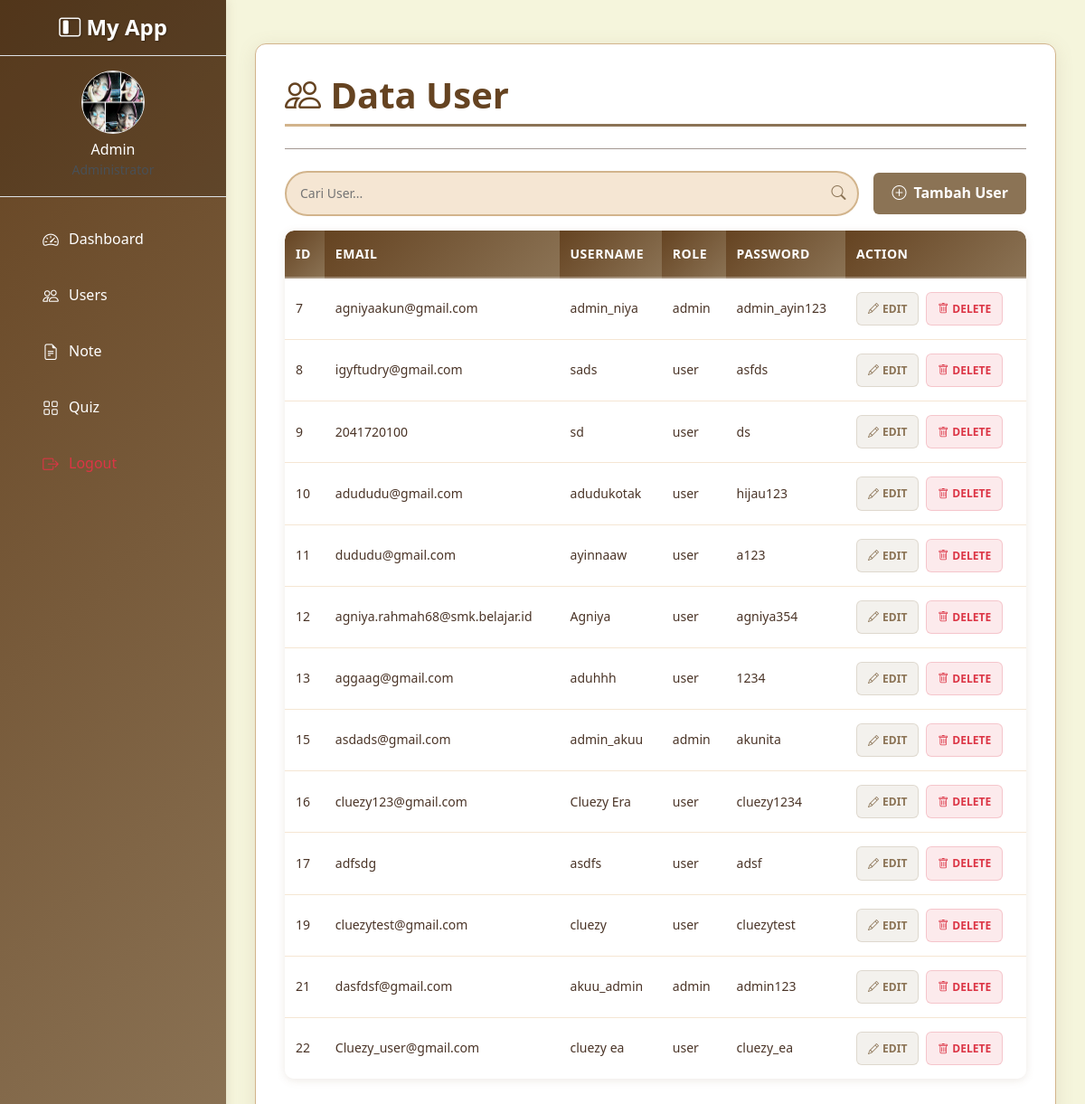
Page /QuickStart/forms/user_dash.php on the committed database.
### tables this page shows
CREATE TABLE `user` (
  `id_user` int NOT NULL,
  `username` varchar(50) NOT NULL,
  `pass` varchar(25) NOT NULL,
  `email` varchar(50) DEFAULT NULL,
  `role` enum('user','admin') DEFAULT 'user'
);

### QuickStart/forms/user_dash.php (the view, shortened to what this page needs)
<?php
include "sidebar.php";
?>
<!DOCTYPE html>
<html lang="en">
<head>
    <link href="https://cdn.jsdelivr.net/npm/bootstrap@5.3.0/dist/css/bootstrap.min.css" rel="stylesheet">
    <link rel="stylesheet" href="https://cdn.jsdelivr.net/npm/bootstrap-icons@1.10.0/font/bootstrap-icons.css">
    <link rel="stylesheet" href="../assets/css/notedash.css">
</head>
<body>
    <main class="content">
        <div class="container">
            <h1><i class="bi bi-people"></i> Data User</h1>
            <hr>
            <div class="table-controls">
                <div class="search-box">
                    <input type="text" id="cari" placeholder="Cari User...">
                    <i class="bi bi-search"></i>
                </div>
                <a href="tambah_userdash.php" class="tambah">
                    <i class="bi bi-plus-circle"></i> Tambah User
                </a>
            </div>
            <div id="tabel-container">
                <div class="table-container">
                    <table id="tabel-user" class="table-stack">
                        <thead>
                            <tr>
                                <th>ID</th>
                                <th>Email</th>
                                <th>Username</th>
                                <th>Role</th>
                                <th>Password</th>
                                <th>ACTION</th>
                            </tr>
                        </thead>
                        <tbody>
                            <?php
                            include "koneksi.php";
                            $query = "SELECT * FROM user";
                            $data  = mysqli_query($koneksi, $query);
                            if (mysqli_num_rows($data) > 0) {
                                while ($dt = mysqli_fetch_assoc($data)) {
                                    echo '<tr>';
                                    echo '<td data-label="ID">' . $dt['id_user'] . '</td>';
                                    echo '<td data-label="Email">' . $dt['email'] . '</td>';
                                    echo '<td data-label="Username">' . $dt['username'] . '</td>';
                                    echo '<td data-label="Role">' . $dt['role'] . '</td>';
                                    echo '<td data-label="Password">' . $dt['pass'] . '</td>';
                                    echo '<td data-label="ACTION">
                                            <div class="action-buttons">
                                                <a href="edit_userdas.php?id_user=' . $dt['id_user'] . '" class="btn-table btn-edit">
                                                    <i class="bi bi-pencil"></i> EDIT
                                                </a>
                                                <a href="delete_userdas.php?id_user=' . $dt['id_user'] . '"
                                                   class="btn-table btn-delete"
                                                   onclick="return confirm(\'Apa anda yakin menghapus user ' . $dt['username'] . '?\')">
                                                    <i class="bi bi-trash"></i> DELETE
                                                </a>
                                            </div>
                                          </td>';
                                    echo '</tr>';
                                }
                            } else {
                                echo '<tr><td colspan="6" class="no-data">Tidak ada data user</td></tr>';
                            }
                            ?>
                        </tbody>
                    </table>
                </div>
            </div>
        </div>
    </main>
</body>
</html>

### QuickStart/assets/css/notedash.css (style rules this page uses)
:root { --primary-brown: #8B7355; --light-brown: #D2B48C; --dark-brown: #654321; --cream: #F5F5DC; --beige: #F5E6D3; --text-dark: #4A3427; --text-light: #8B7355; --white: #FFFFFF; --shadow: rgba(139, 115, 85, 0.15); }
* { margin: 0; padding: 0; box-sizing: border-box; }
body { background-color: var(--cream); font-family: 'Segoe UI', Tahoma, Geneva, Verdana, sans-serif; color: var(--text-dark); line-height: 1.6; }
.content { margin-left: 250px; transition: all 0.3s ease; min-height: 100vh; padding: 2rem; }
.container { background: var(--white); border-radius: 12px; box-shadow: 0 4px 20px var(--shadow); padding: 2rem; margin-top: 1rem; border: 1px solid var(--light-brown); }
h1 { color: var(--dark-brown); font-weight: 700; margin-bottom: 1.5rem; border-bottom: 3px solid var(--primary-brown); padding-bottom: 0.5rem; position: relative; }
h1:after { content: ''; position: absolute; bottom: -3px; left: 0; width: 50px; height: 3px; background: var(--light-brown); }
hr { background-color: var(--light-brown); opacity: 0.5; margin: 1.5rem 0; height: 1px; }
.table-controls { display: flex; gap: 1rem; margin-bottom: 1rem; flex-wrap: wrap; align-items: center; }
.search-box { flex: 1; min-width: 250px; position: relative; }
.search-box input { width: 100%; padding: 12px 45px 12px 15px; border: 2px solid var(--light-brown); border-radius: 25px; font-size: 14px; transition: all 0.3s ease; background-color: var(--beige); color: var(--text-dark); }
.search-box i { position: absolute; right: 15px; top: 50%; transform: translateY(-50%); color: var(--text-light); }
.tambah { display: inline-flex; align-items: center; gap: 8px; padding: 10px 20px; background: var(--primary-brown); color: white; text-decoration: none; border-radius: 6px; font-weight: 600; transition: all 0.3s ease; border: none; }
.table-container { width: 100%; overflow-x: auto; margin: 1rem 0; border-radius: 10px; box-shadow: 0 2px 10px var(--shadow); }
table { width: 100%; border-collapse: collapse; background: white; border-radius: 10px; overflow: hidden; min-width: 600px; }
th { background: linear-gradient(135deg, var(--dark-brown), var(--primary-brown)); color: white; padding: 15px 12px; text-align: left; font-weight: 600; font-size: 14px; text-transform: uppercase; letter-spacing: 0.5px; position: relative; white-space: nowrap; }
th:after { content: ''; position: absolute; bottom: 0; left: 0; width: 100%; height: 2px; background: rgba(255, 255, 255, 0.3); }
td { padding: 15px 12px; border-bottom: 1px solid var(--beige); color: var(--text-dark); font-size: 14px; vertical-align: middle; white-space: nowrap; }
tr { transition: all 0.3s ease; }
tr:last-child td { border-bottom: none; }
.table-stack td[data-label="ACTION"]:before { background: var(--primary-brown); color: white; font-weight: 700; }
.action-buttons { display: flex; gap: 8px; flex-wrap: wrap; }
.btn-table { padding: 8px 12px; border-radius: 6px; font-size: 12px; font-weight: 600; text-decoration: none; transition: all 0.3s ease; border: none; cursor: pointer; display: inline-flex; align-items: center; gap: 4px; white-space: nowrap; }
.btn-edit { background-color: rgba(139, 115, 85, 0.1); color: var(--primary-brown); border: 1px solid rgba(139, 115, 85, 0.2); }
.btn-delete { background-color: rgba(220, 53, 69, 0.1); color: #dc3545; border: 1px solid rgba(220, 53, 69, 0.2); }
.table-stack { min-width: 100%; }
.table-stack thead { display: table-header-group; }

### rows in the picture
user: id_user "7", email "agniyaakun@gmail.com", username "admin_niya", role "admin", pass "admin_ayin123"
user: id_user "8", email "igyftudry@gmail.com", username "sads", role "user", pass "asfds"
user: id_user "9", email "2041720100", username "sd", role "user", pass "ds"
user: id_user "10", email "adududu@gmail.com", username "adudukotak", role "user", pass "hijau123"
user: id_user "11", email "dududu@gmail.com", username "ayinnaaw", role "user", pass "a123"
user: id_user "12", email "agniya.rahmah68@smk.belajar.id", username "Agniya", role "user", pass "agniya354"
user: id_user "13", email "aggaag@gmail.com", username "aduhhh", role "user", pass "1234"
user: id_user "15", email "asdads@gmail.com", username "admin_akuu", role "admin", pass "akunita"
user: id_user "16", email "cluezy123@gmail.com", username "Cluezy Era", role "user", pass "cluezy1234"
user: id_user "17", email "adfsdg", username "asdfs", role "user", pass "adsf"
user: id_user "19", email "cluezytest@gmail.com", username "cluezy", role "user", pass "cluezytest"
user: id_user "21", email "dasfdsf@gmail.com", username "akuu_admin", role "admin", pass "admin123"
user: id_user "22", email "Cluezy_user@gmail.com", username "cluezy ea", role "user", pass "cluezy_ea"

### other values in the picture
$_SESSION['username'] "Admin"
